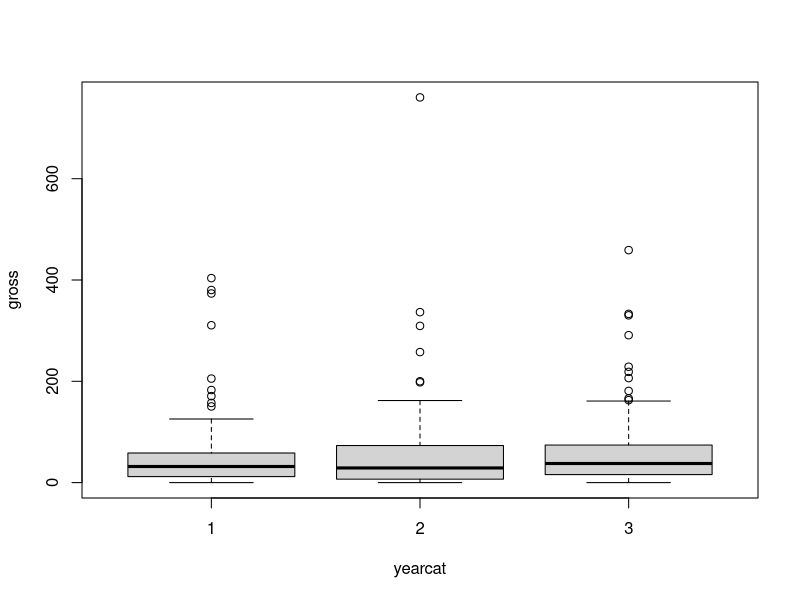
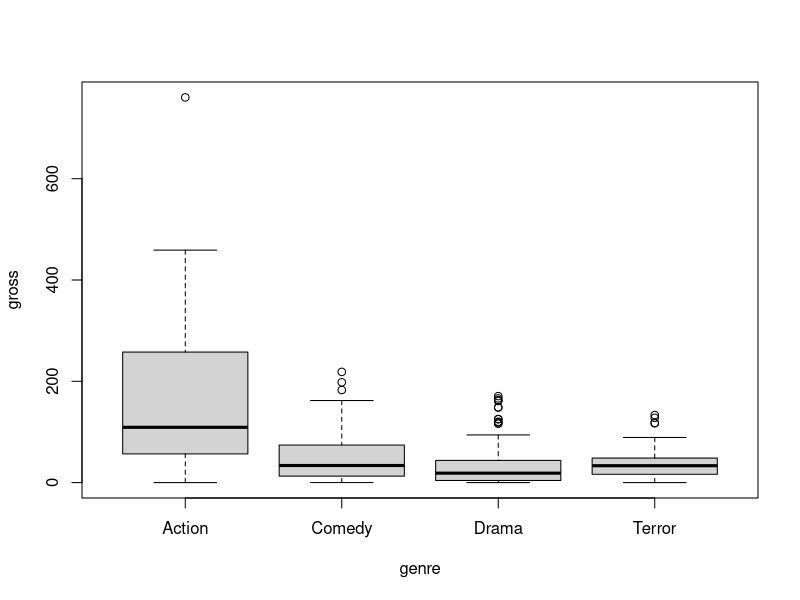
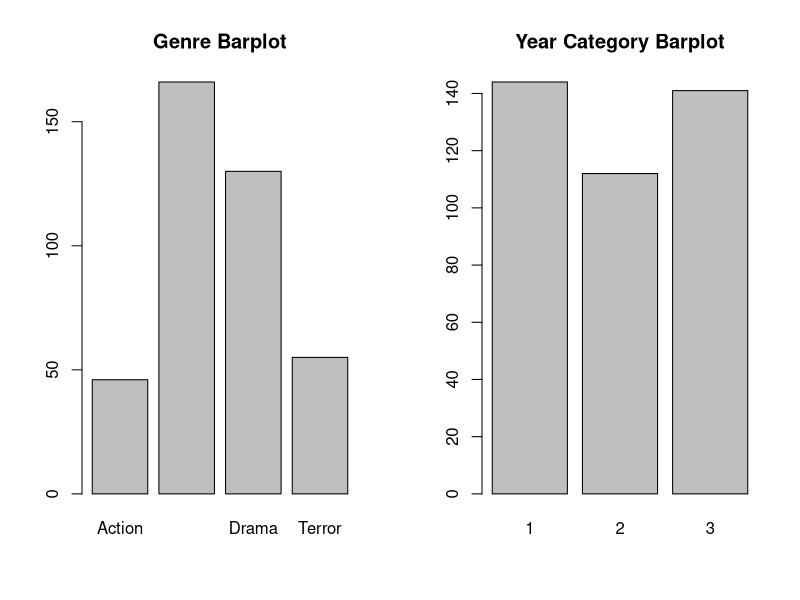
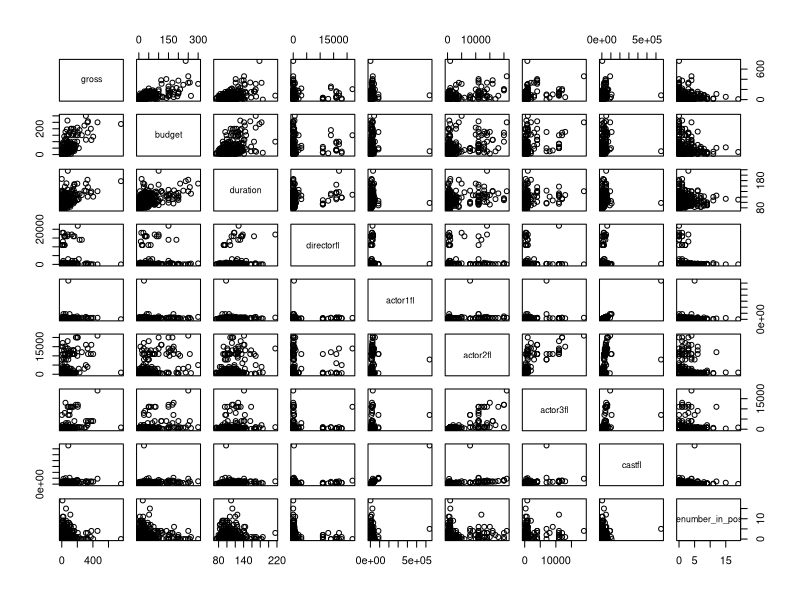
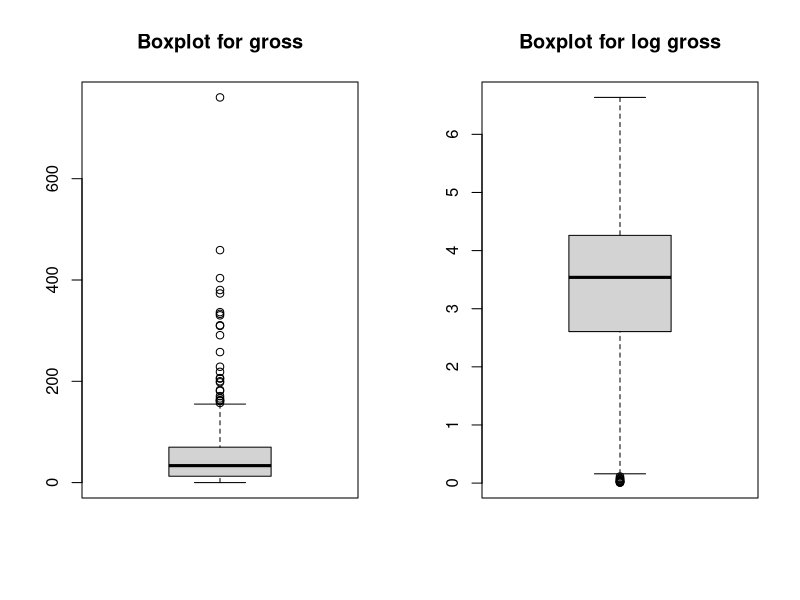
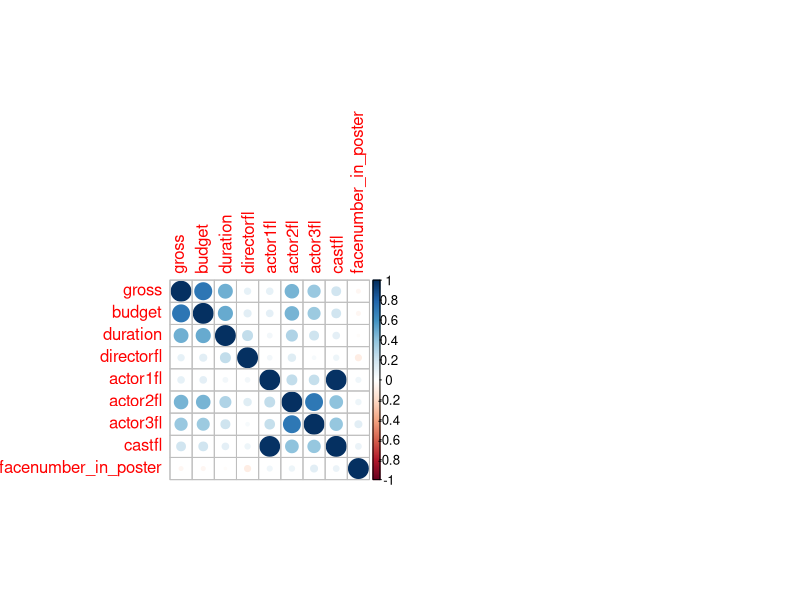
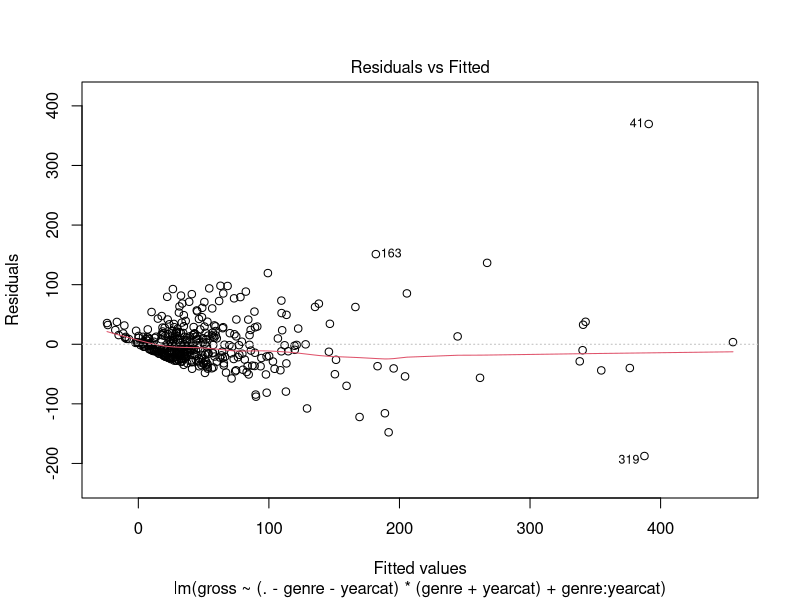
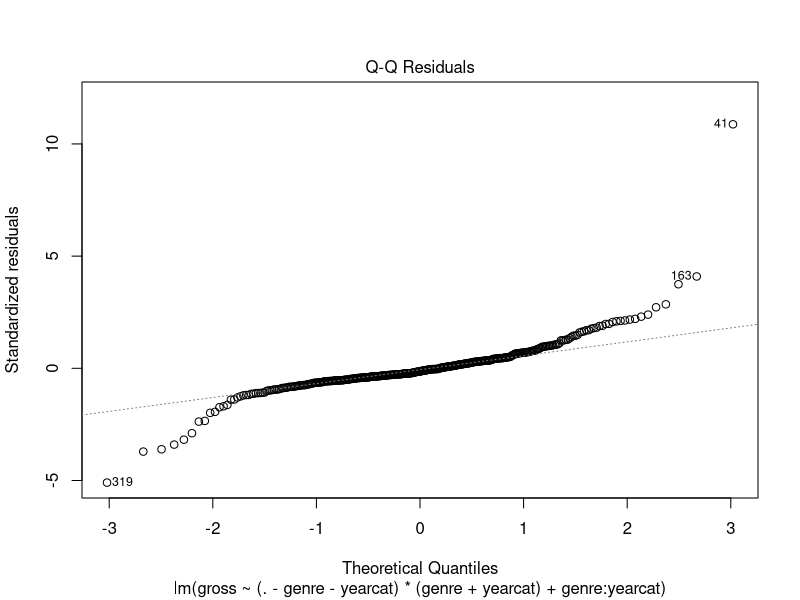

Write R code to recreate these figures, in order. (Note: this script raises an error after producing the figures.)
# Data Exploration
library(corrplot)
library(effects)
library(car)

# read data
data <- read.table(file="IMDB.csv", header = T, sep = ";")
# what data do we have
dim(data)
summary(data)

# no NAs in summary, but print check as well
sum(is.na(data))

# keep data in working df and let initial values untouched
df <- data.frame(data)

# values in gross and budget are too big. Divide by 1 million
df$gross <-df$gross/1000000
df$budget <-df$budget/1000000

# transform titleyear to factor yearcat
df$yearcat <- cut(df$titleyear, 
                    breaks=c(1999, 2005, 2010, 2016))
# all factors of the data are:
df$yearcat <- factor(df$yearcat, labels = c("1", "2", "3"))
df$genre <- factor(df$genre)

# drop titleyear, and I guess we also don't need the name
df <- df[,-c(1,5)]

summary(df)

# for now let's leave gross as is, and compare it against the categorical variables
par(mfrow=c(1,1))
plot(gross~yearcat, df) # same distribution for the three categories
plot(gross~genre, df) # here comedy, drama and terror have similar dists. Only Action differentiate

par(mfrow=c(1,2))
summary(df$genre)
barplot(table(df$genre), main = paste("Genre Barplot"))

summary(df$yearcat)
barplot(table(df$yearcat), main = paste("Year Category Barplot"))

# check the univariate relationship of gross with the rest
pairs(~.,df[,-c(10,11)])

# in the plot we can see that there is a kind of linear relatioship with budget and duration. Also, actor1fl 
# with actor2fl and castfl seem to have a linear correlation which is worth investigating for
# multicoliniarity


## Boxplots for gross compare with a log transformation
par(mfrow=c(1,2))
boxplot(df$gross, main = paste("Boxplot for gross"))
boxplot(log(df$gross + 1), main = paste("Boxplot for log gross"))
# ??????????? #

# variables correlations
data.cor <- cor(df[,-c(10,11)])
corrplot(data.cor)
# the suspicions of correlation between actor1fl and castfl are confirmed here

# Question 2 -> fit model 

# total model with interaction between numerical-categorical and categorical-categorical
# is this correct?

summary(mt<-lm(gross~(.-genre-yearcat)*(genre+yearcat)+genre:yearcat,df))

par(mfrow = c(1,1))
plot(mt)

# Question 3
# I'm lost regarding the bitwise function
summary(m1<-step(mt,direction="both",k=log(nrow(df)))) # taken from S2_crimerateUSA
residualPlots(m1)

# Question 4
# as commented before, we suspect a multicolliniarity between acto1fl and castfl
# did we see any test to test if the correlation is significant?

# Question 5

# we need to check for the normality of the residuals
# the plot of the residuals doesn't look very normal
# there is clearly a shape and the residuals are not scattered around
qqnorm(resid(mt))
plot(mt)
scatter.smooth(sqrt(abs(res))~predict(mt),lpars=list(col=2))
# plot residuals
res = resid(mt)
plot(res~predict(mt))
abline(h=0)

scatterplot(predict(mt),res,smooth=FALSE)

summary(mt<-update(mt,.~.*castfl))
residualPlots(mt)

# and the check the independence of the residuals
plot(res ~ df$gross, ylab = "residuals", xlab = "gross")  # dear lord


# Question 6
# Assuming that we have a final model
